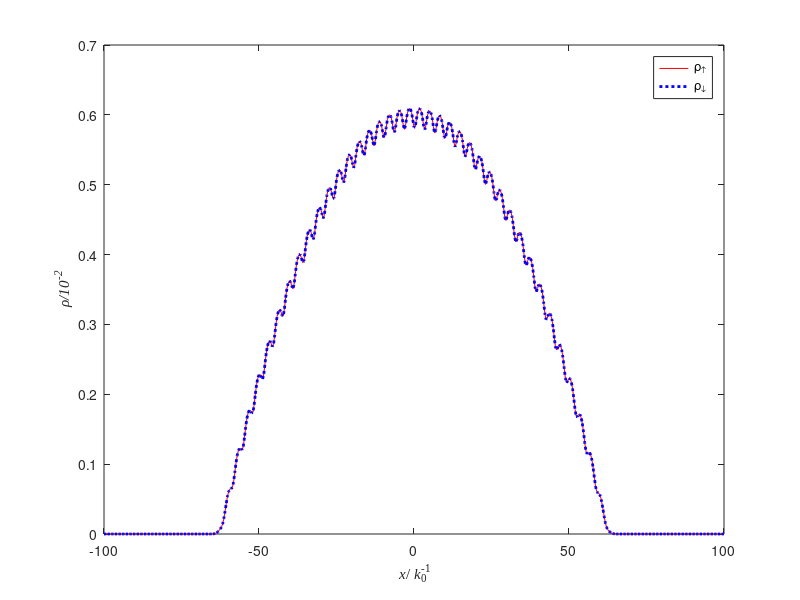
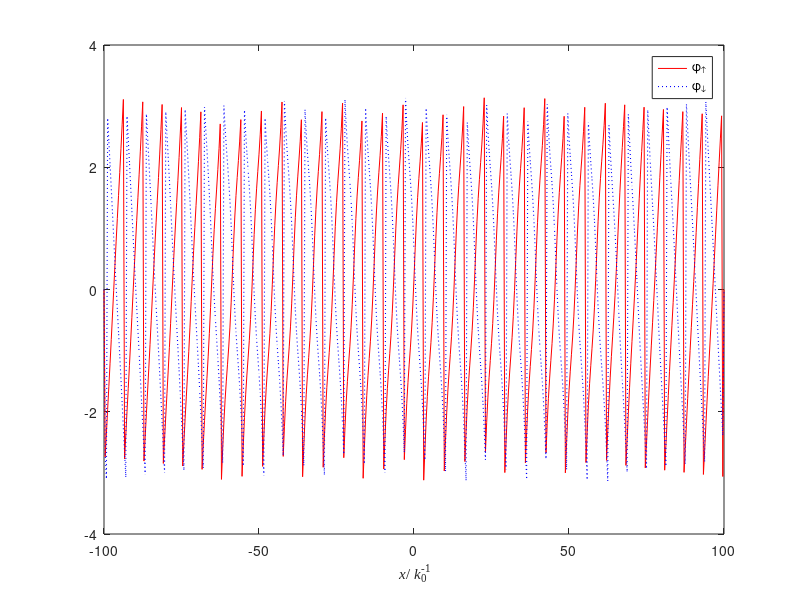
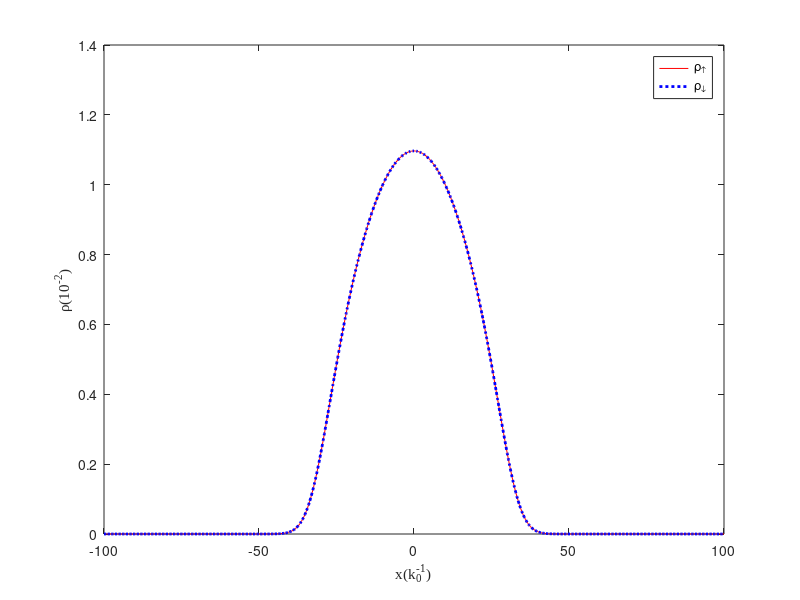
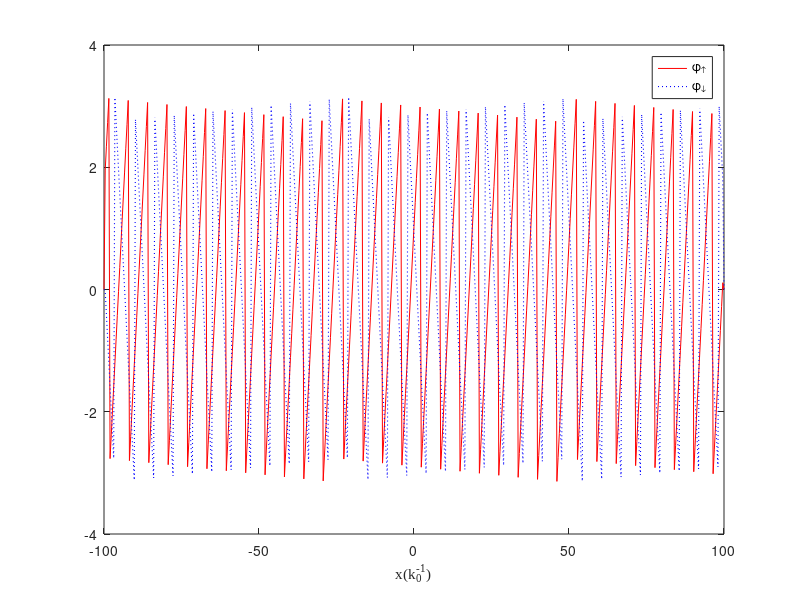

MATLAB code to generate these figures, in order:
%% =========== single_specie ========================
% =============  =============================
% close all
clear all;
DENA1 = dlmread('DENA1.DAT');
DENA2 = dlmread('DENA2.DAT');
DENB1 = dlmread('DENB1.DAT');
DENB2 = dlmread('DENB2.DAT');
PHASEA1 = dlmread('PHASEA1.DAT');
PHASEA2 = dlmread('PHASEA2.DAT');
PHASEB1 = dlmread('PHASEB1.DAT'); 
PHASEB2 = dlmread('PHASEB2.DAT');
x = linspace(-100, 100, 513);

figure(1);
% multiply with 100
plot(x, 100*DENA1, 'r-', x, 100*DENA2, 'b:', 'LineWidth', 2);
xlabel('{\it x}/{\it k}_0^{-1}','FontName','Times New Roman');
ylabel('\it \rho/10^{-2}','FontName','Times New Roman');
legend('\rho_\uparrow', '\rho_\downarrow');

%%
% close all
figure(2);
plot(x, PHASEA1, 'r-', x, PHASEA2, 'b:', 'LineWidth', 0.8);
xlabel('{\it x}/{\it k}_0^{-1}','FontName','Times New Roman');
% ylabel('\phi');
legend('\phi_\uparrow', '\phi_\downarrow');

%% 
figure(3);
% multiply with 100
plot(x, 100*DENB1, 'r-', x, 100*DENB2, 'b:', 'LineWidth', 2);
xlabel('x(k_0^{-1})','FontName','Times New Roman');
ylabel('\rho(10^{-2})','FontName','Times New Roman');
legend('\rho_\uparrow', '\rho_\downarrow');

%% 
figure(4);
plot(x, PHASEB1, 'r-', x, PHASEB2, 'b:', 'LineWidth', 0.8);
xlabel('x(k_0^{-1})','FontName','Times New Roman');
legend('\phi_\uparrow', '\phi_\downarrow');